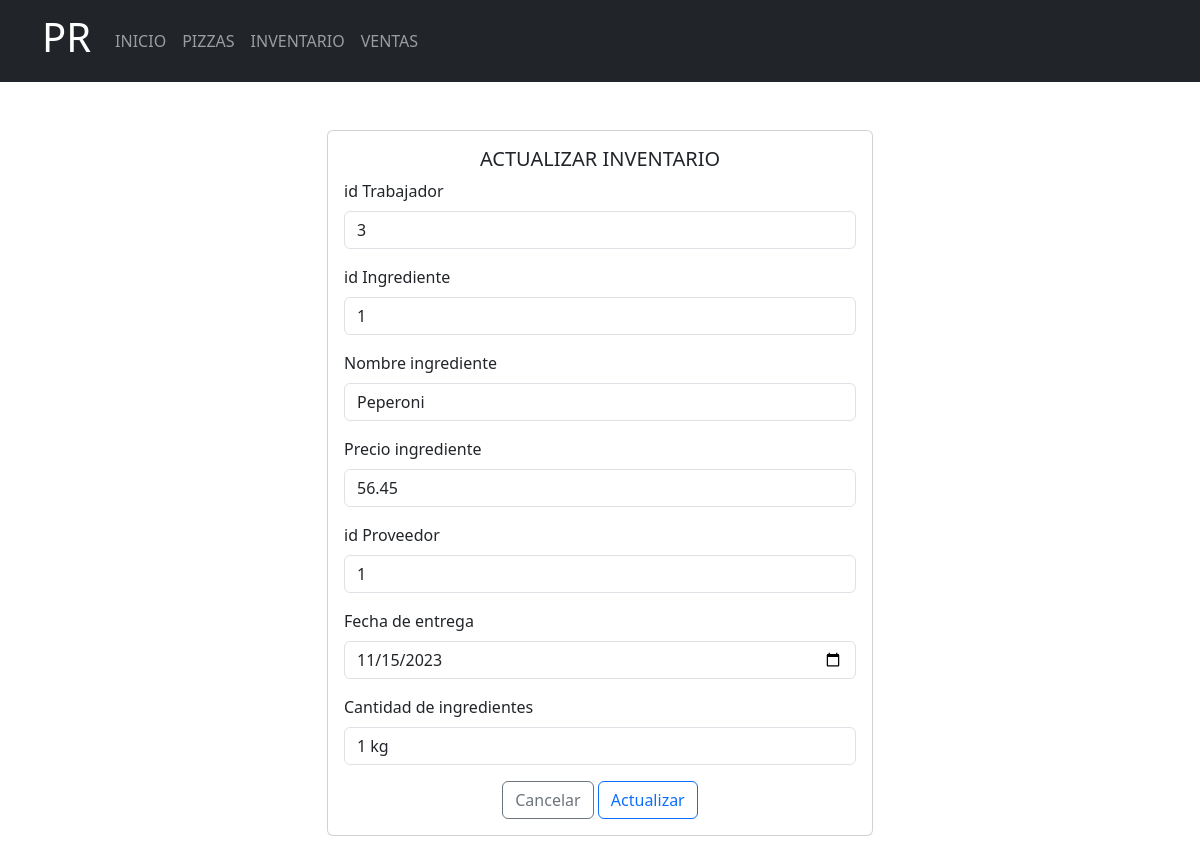
The page /Formularios/inventario/actualizar.php?Id=1 on the database its author committed.
### tables this page shows
CREATE TABLE `inventario` (
  `id_Inventario` int(10) NOT NULL,
  `id_Trabajador` int(10) NOT NULL,
  `id_Ingrediente` int(10) NOT NULL,
  `Nombre_Ingrediente` varchar(100) NOT NULL,
  `Precio_Ingrediente` decimal(10,2) NOT NULL,
  `id_Proveedor` int(10) NOT NULL,
  `Fecha_Entrega` date NOT NULL,
  `Cantidad_Ingredientes` varchar(10) NOT NULL
);

### Formularios/inventario/actualizar.php (the view, shortened to what this page needs)
<!doctype html>
<html lang="es">
<head>
    <link rel="stylesheet" href="<?php echo base_url; ?>css/bootstrap.min.css">
<body>
    <header>
        <nav class="navbar navbar-expand-lg bg-dark" data-bs-theme="dark">
            <div class="container">
                <a class="navbar-brand" href="<?php echo base_url; ?>">
                    <h1>PR</h1>
                </a>
                <div class="collapse navbar-collapse" id="mi-menu">
                    <ul class="navbar-nav">
                        <li class="nav-item">
                            <a class="nav-link" href="<?php echo base_url; ?>">INICIO</a>
                        </li>
                        <li class="nav-item">
                            <a class="nav-link" href="<?php echo base_url; ?>Formularios/productos/index.php">PIZZAS</a>
                        </li>
                        <li class="nav-item">
                            <a class="nav-link" href="<?php echo base_url; ?>Formularios/inventario/index.php">INVENTARIO</a>
                        </li>
                        <li class="nav-item">
                            <a class="nav-link" href="<?php echo base_url; ?>Formularios/ventas/index.php">VENTAS</a>
                        </li>
                    </ul>
                </div>
            </div>
        </nav>
    </header>
    <div class="container mt-5 mb-5">
        <div class="row justify-content-center">
            <div class="col-md-6">
                <div class="card">
                    <div class="card-body">
                        <h5 class="card-title text-center">ACTUALIZAR INVENTARIO</h5>
                        <form action="<?php echo base_url; ?>CRUDI/editarDatos.php" method="post">
                            <?php
                            include_once("../../config/conexion.php");
                            $sql = "SELECT * FROM inventario WHERE id_Inventario =" . $_REQUEST['Id'];
                            $resultado = $conexion->query($sql);
                            $row = $resultado->fetch_assoc();
                            ?>
                            <div class="mb-3">
                                <label for="id_Trabajador" class="form-label">id Trabajador</label>
                                <input type="text" class="form-control" name="id_Trabajador" id="id_Trabajador" placeholder="id Trabajador" value="<?php echo $row['id_Trabajador'] ?>">
                            </div>
                            <div class="mb-3">
                                <label for="id_Ingrediente" class="form-label">id Ingrediente</label>
                                <input type="text" class="form-control" id="id_Ingrediente" name="id_Ingrediente" placeholder="id Ingrediente" value="<?php echo $row['id_Ingrediente'] ?>">
                            </div>
                            <div class="mb-3">
                                <label for="Nombre_Ingrediente" class="form-label">Nombre ingrediente</label>
                                <input type="text" class="form-control" name="Nombre_Ingrediente" id="Nombre_Ingrediente" placeholder="Nombre ingrediente" value="<?php echo $row['Nombre_Ingrediente'] ?>">
                            </div>
                            <div class="mb-3">
                                <label for="Precio_Ingrediente" class="form-label">Precio ingrediente</label>
                                <input type="text" class="form-control" name="Precio_Ingrediente" id="Precio_Ingrediente" placeholder="Precio ingrediente" value="<?php echo $row['Precio_Ingrediente'] ?>">
                            </div>
                            <div class="mb-3">
                                <label for="id_Proveedor" class="form-label">id Proveedor</label>
                                <input type="text" class="form-control" name="id_Proveedor" id="id_Proveedor" placeholder="id Proveedor" value="<?php echo $row['id_Proveedor'] ?>">
                            </div>
                            <div class="mb-3">
                                <label for="Fecha_Entrega" class="form-label">Fecha de entrega</label>
                                <input type="date" class="form-control" name="Fecha_Entrega" id="Fecha_Entrega" placeholder="Fecha de entrega" value="<?php echo $row['Fecha_Entrega'] ?>">
                            </div>
                            <div class="mb-3">
                                <label for="Cantidad_Ingredientes" class="form-label">Cantidad de ingredientes</label>
                                <input type="text" class="form-control" name="Cantidad_Ingredientes" id="Cantidad_Ingredientes" placeholder="Cantidad de ingredientes" value="<?php echo $row['Cantidad_Ingredientes'] ?>">
                            </div>
                            <div class="text-center">
                                <a href="../inventario/index.php" type="submit" class="btn btn-outline-secondary">Cancelar</a>
                                <button type="submit" class="btn btn-outline-primary">Actualizar</button>
                            </div>
                        </form>
                    </div>
                </div>
            </div>
        </div>
    </div>
</body>
</html>

### rows shown on the page
inventario: id_Trabajador "3", id_Ingrediente "1", Nombre_Ingrediente "Peperoni", Precio_Ingrediente "56.45", id_Proveedor "1", Fecha_Entrega "11/15/2023", Cantidad_Ingredientes "1 kg"
